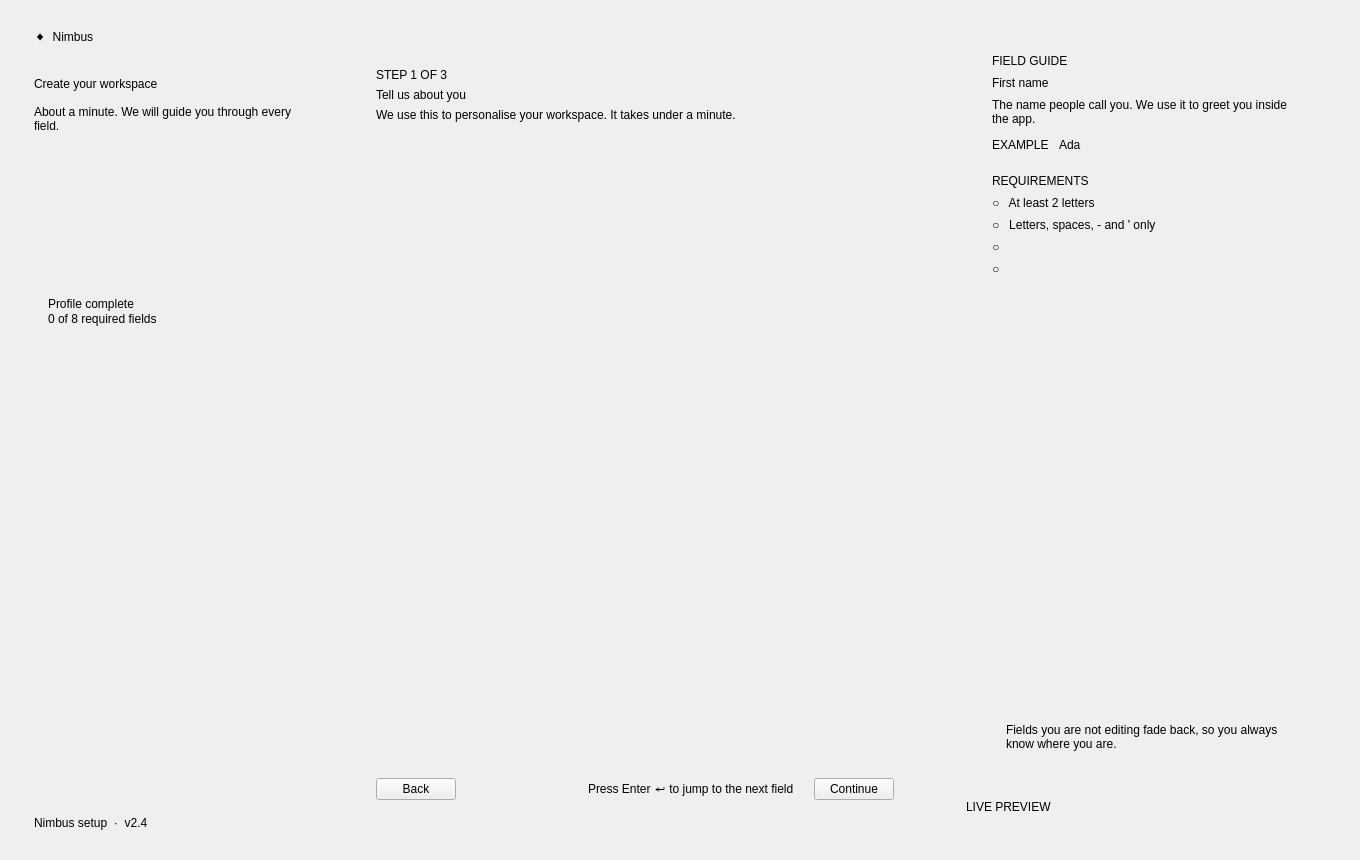
<?xml version='1.0' encoding='UTF-8'?>
<ui version="4.0">
 <class>GuidedForm</class>
 <widget class="QWidget" name="root">
  <property name="geometry">
   <rect>
    <x>0</x>
    <y>0</y>
    <width>1360</width>
    <height>860</height>
   </rect>
  </property>
  <property name="windowTitle">
   <string>Guided form</string>
  </property>
  <layout class="QHBoxLayout" name="outerLayout" stretch="0,1,0">
   <property name="spacing">
    <number>28</number>
   </property>
   <property name="leftMargin">
    <number>34</number>
   </property>
   <property name="topMargin">
    <number>30</number>
   </property>
   <property name="rightMargin">
    <number>34</number>
   </property>
   <property name="bottomMargin">
    <number>30</number>
   </property>
   <item>
    <widget class="QWidget" name="leftColumn">
     <property name="minimumSize">
      <size>
       <width>270</width>
       <height>0</height>
      </size>
     </property>
     <property name="maximumSize">
      <size>
       <width>270</width>
       <height>16777215</height>
      </size>
     </property>
     <layout class="QVBoxLayout" name="leftLayout">
      <property name="spacing">
       <number>14</number>
      </property>
      <property name="leftMargin">
       <number>0</number>
      </property>
      <property name="topMargin">
       <number>0</number>
      </property>
      <property name="rightMargin">
       <number>0</number>
      </property>
      <property name="bottomMargin">
       <number>0</number>
      </property>
      <item>
       <widget class="QLabel" name="brandLabel">
        <property name="text">
         <string>◆  Nimbus</string>
        </property>
        <property name="role" stdset="0">
         <string>brand</string>
        </property>
       </widget>
      </item>
      <item>
       <spacer name="spacer3">
        <property name="orientation">
         <enum>Qt::Vertical</enum>
        </property>
        <property name="sizeType">
         <enum>QSizePolicy::Fixed</enum>
        </property>
        <property name="sizeHint" stdset="0">
         <size>
          <width>20</width>
          <height>18</height>
         </size>
        </property>
       </spacer>
      </item>
      <item>
       <widget class="QLabel" name="sideTitle">
        <property name="text">
         <string>Create your workspace</string>
        </property>
        <property name="wordWrap">
         <bool>true</bool>
        </property>
        <property name="role" stdset="0">
         <string>sideTitle</string>
        </property>
       </widget>
      </item>
      <item>
       <widget class="QLabel" name="sideSub">
        <property name="text">
         <string>About a minute. We will guide you through every field.</string>
        </property>
        <property name="wordWrap">
         <bool>true</bool>
        </property>
        <property name="role" stdset="0">
         <string>sub</string>
        </property>
       </widget>
      </item>
      <item>
       <spacer name="spacer4">
        <property name="orientation">
         <enum>Qt::Vertical</enum>
        </property>
        <property name="sizeType">
         <enum>QSizePolicy::Fixed</enum>
        </property>
        <property name="sizeHint" stdset="0">
         <size>
          <width>20</width>
          <height>10</height>
         </size>
        </property>
       </spacer>
      </item>
      <item>
       <layout class="QHBoxLayout" name="ringRow" stretch="0,1">
        <property name="spacing">
         <number>14</number>
        </property>
        <property name="leftMargin">
         <number>0</number>
        </property>
        <property name="topMargin">
         <number>0</number>
        </property>
        <property name="rightMargin">
         <number>0</number>
        </property>
        <property name="bottomMargin">
         <number>0</number>
        </property>
        <item>
         <widget class="ProgressRing" name="ring" />
        </item>
        <item>
         <layout class="QVBoxLayout" name="ringTexts">
          <property name="spacing">
           <number>1</number>
          </property>
          <property name="leftMargin">
           <number>0</number>
          </property>
          <property name="topMargin">
           <number>0</number>
          </property>
          <property name="rightMargin">
           <number>0</number>
          </property>
          <property name="bottomMargin">
           <number>0</number>
          </property>
          <item>
           <spacer name="spacer1">
            <property name="orientation">
             <enum>Qt::Vertical</enum>
            </property>
            <property name="sizeHint" stdset="0">
             <size>
              <width>20</width>
              <height>40</height>
             </size>
            </property>
           </spacer>
          </item>
          <item>
           <widget class="QLabel" name="ringTitle">
            <property name="text">
             <string>Profile complete</string>
            </property>
            <property name="role" stdset="0">
             <string>ringTitle</string>
            </property>
           </widget>
          </item>
          <item>
           <widget class="QLabel" name="ringSub">
            <property name="text">
             <string>0 of 8 required fields</string>
            </property>
            <property name="role" stdset="0">
             <string>sub</string>
            </property>
           </widget>
          </item>
          <item>
           <spacer name="spacer2">
            <property name="orientation">
             <enum>Qt::Vertical</enum>
            </property>
            <property name="sizeHint" stdset="0">
             <size>
              <width>20</width>
              <height>40</height>
             </size>
            </property>
           </spacer>
          </item>
         </layout>
        </item>
       </layout>
      </item>
      <item>
       <spacer name="spacer5">
        <property name="orientation">
         <enum>Qt::Vertical</enum>
        </property>
        <property name="sizeType">
         <enum>QSizePolicy::Fixed</enum>
        </property>
        <property name="sizeHint" stdset="0">
         <size>
          <width>20</width>
          <height>14</height>
         </size>
        </property>
       </spacer>
      </item>
      <item>
       <widget class="StepList" name="stepList" />
      </item>
      <item>
       <spacer name="spacer6">
        <property name="orientation">
         <enum>Qt::Vertical</enum>
        </property>
        <property name="sizeHint" stdset="0">
         <size>
          <width>20</width>
          <height>40</height>
         </size>
        </property>
       </spacer>
      </item>
      <item>
       <widget class="QLabel" name="footerLabel">
        <property name="text">
         <string>Nimbus setup  ·  v2.4</string>
        </property>
        <property name="role" stdset="0">
         <string>sub</string>
        </property>
       </widget>
      </item>
     </layout>
    </widget>
   </item>
   <item>
    <widget class="QStackedWidget" name="stack">
     <property name="currentIndex">
      <number>0</number>
     </property>
     <widget class="QWidget" name="formPage">
      <layout class="QVBoxLayout" name="formPageLayout">
       <property name="spacing">
        <number>0</number>
       </property>
       <property name="leftMargin">
        <number>0</number>
       </property>
       <property name="topMargin">
        <number>0</number>
       </property>
       <property name="rightMargin">
        <number>0</number>
       </property>
       <property name="bottomMargin">
        <number>0</number>
       </property>
       <item>
        <widget class="QFrame" name="formCard">
         <property name="role" stdset="0">
          <string>card</string>
         </property>
         <layout class="QVBoxLayout" name="formCardLayout" stretch="0,0,1,0">
          <property name="spacing">
           <number>6</number>
          </property>
          <property name="leftMargin">
           <number>30</number>
          </property>
          <property name="topMargin">
           <number>38</number>
          </property>
          <property name="rightMargin">
           <number>30</number>
          </property>
          <property name="bottomMargin">
           <number>30</number>
          </property>
          <item>
           <widget class="QWidget" name="headerBox">
            <layout class="QVBoxLayout" name="headerLayout">
             <property name="spacing">
              <number>6</number>
             </property>
             <property name="leftMargin">
              <number>14</number>
             </property>
             <property name="topMargin">
              <number>0</number>
             </property>
             <property name="rightMargin">
              <number>14</number>
             </property>
             <property name="bottomMargin">
              <number>0</number>
             </property>
             <item>
              <widget class="QLabel" name="stepEyebrow">
               <property name="text">
                <string>STEP 1 OF 3</string>
               </property>
               <property name="role" stdset="0">
                <string>eyebrow</string>
               </property>
              </widget>
             </item>
             <item>
              <widget class="QLabel" name="stepHeading">
               <property name="text">
                <string>Tell us about you</string>
               </property>
               <property name="role" stdset="0">
                <string>h1</string>
               </property>
              </widget>
             </item>
             <item>
              <widget class="QLabel" name="stepBlurb">
               <property name="text">
                <string>We use this to personalise your workspace. It takes under a minute.</string>
               </property>
               <property name="wordWrap">
                <bool>true</bool>
               </property>
               <property name="role" stdset="0">
                <string>sub</string>
               </property>
              </widget>
             </item>
            </layout>
           </widget>
          </item>
          <item>
           <spacer name="spacer12">
            <property name="orientation">
             <enum>Qt::Vertical</enum>
            </property>
            <property name="sizeType">
             <enum>QSizePolicy::Fixed</enum>
            </property>
            <property name="sizeHint" stdset="0">
             <size>
              <width>20</width>
              <height>22</height>
             </size>
            </property>
           </spacer>
          </item>
          <item>
           <widget class="QStackedWidget" name="formPages">
            <property name="currentIndex">
             <number>0</number>
            </property>
            <widget class="QWidget" name="stepPage1">
             <layout class="QVBoxLayout" name="stepLayout1">
              <property name="spacing">
               <number>10</number>
              </property>
              <property name="leftMargin">
               <number>0</number>
              </property>
              <property name="topMargin">
               <number>0</number>
              </property>
              <property name="rightMargin">
               <number>0</number>
              </property>
              <property name="bottomMargin">
               <number>0</number>
              </property>
              <item>
               <spacer name="spacer7">
                <property name="orientation">
                 <enum>Qt::Vertical</enum>
                </property>
                <property name="sizeHint" stdset="0">
                 <size>
                  <width>20</width>
                  <height>40</height>
                 </size>
                </property>
               </spacer>
              </item>
             </layout>
            </widget>
            <widget class="QWidget" name="stepPage2">
             <layout class="QVBoxLayout" name="stepLayout2">
              <property name="spacing">
               <number>10</number>
              </property>
              <property name="leftMargin">
               <number>0</number>
              </property>
              <property name="topMargin">
               <number>0</number>
              </property>
              <property name="rightMargin">
               <number>0</number>
              </property>
              <property name="bottomMargin">
               <number>0</number>
              </property>
              <item>
               <spacer name="spacer8">
                <property name="orientation">
                 <enum>Qt::Vertical</enum>
                </property>
                <property name="sizeHint" stdset="0">
                 <size>
                  <width>20</width>
                  <height>40</height>
                 </size>
                </property>
               </spacer>
              </item>
             </layout>
            </widget>
            <widget class="QWidget" name="stepPage3">
             <layout class="QVBoxLayout" name="stepLayout3">
              <property name="spacing">
               <number>10</number>
              </property>
              <property name="leftMargin">
               <number>0</number>
              </property>
              <property name="topMargin">
               <number>0</number>
              </property>
              <property name="rightMargin">
               <number>0</number>
              </property>
              <property name="bottomMargin">
               <number>0</number>
              </property>
              <item>
               <spacer name="spacer9">
                <property name="orientation">
                 <enum>Qt::Vertical</enum>
                </property>
                <property name="sizeHint" stdset="0">
                 <size>
                  <width>20</width>
                  <height>40</height>
                 </size>
                </property>
               </spacer>
              </item>
             </layout>
            </widget>
           </widget>
          </item>
          <item>
           <layout class="QHBoxLayout" name="navLayout">
            <property name="spacing">
             <number>12</number>
            </property>
            <property name="leftMargin">
             <number>14</number>
            </property>
            <property name="topMargin">
             <number>0</number>
            </property>
            <property name="rightMargin">
             <number>14</number>
            </property>
            <property name="bottomMargin">
             <number>0</number>
            </property>
            <item>
             <widget class="QPushButton" name="backButton">
              <property name="text">
               <string>Back</string>
              </property>
              <property name="cursor">
               <cursorShape>PointingHandCursor</cursorShape>
              </property>
              <property name="role" stdset="0">
               <string>secondary</string>
              </property>
             </widget>
            </item>
            <item>
             <spacer name="spacer10">
              <property name="orientation">
               <enum>Qt::Horizontal</enum>
              </property>
              <property name="sizeHint" stdset="0">
               <size>
                <width>40</width>
                <height>20</height>
               </size>
              </property>
             </spacer>
            </item>
            <item>
             <widget class="QLabel" name="hintLabel">
              <property name="text">
               <string>Press Enter ↵ to jump to the next field</string>
              </property>
              <property name="role" stdset="0">
               <string>hint</string>
              </property>
             </widget>
            </item>
            <item>
             <spacer name="spacer11">
              <property name="orientation">
               <enum>Qt::Horizontal</enum>
              </property>
              <property name="sizeType">
               <enum>QSizePolicy::Fixed</enum>
              </property>
              <property name="sizeHint" stdset="0">
               <size>
                <width>8</width>
                <height>20</height>
               </size>
              </property>
             </spacer>
            </item>
            <item>
             <widget class="QPushButton" name="nextButton">
              <property name="text">
               <string>Continue</string>
              </property>
              <property name="cursor">
               <cursorShape>PointingHandCursor</cursorShape>
              </property>
              <property name="role" stdset="0">
               <string>primary</string>
              </property>
             </widget>
            </item>
           </layout>
          </item>
         </layout>
        </widget>
       </item>
      </layout>
     </widget>
     <widget class="QWidget" name="successPage">
      <layout class="QVBoxLayout" name="successPageLayout">
       <property name="spacing">
        <number>0</number>
       </property>
       <property name="leftMargin">
        <number>0</number>
       </property>
       <property name="topMargin">
        <number>0</number>
       </property>
       <property name="rightMargin">
        <number>0</number>
       </property>
       <property name="bottomMargin">
        <number>0</number>
       </property>
       <item>
        <widget class="QFrame" name="successCard">
         <property name="role" stdset="0">
          <string>card</string>
         </property>
         <layout class="QVBoxLayout" name="successLayout">
          <property name="spacing">
           <number>10</number>
          </property>
          <property name="leftMargin">
           <number>60</number>
          </property>
          <property name="topMargin">
           <number>40</number>
          </property>
          <property name="rightMargin">
           <number>60</number>
          </property>
          <property name="bottomMargin">
           <number>40</number>
          </property>
          <item>
           <spacer name="spacer13">
            <property name="orientation">
             <enum>Qt::Vertical</enum>
            </property>
            <property name="sizeHint" stdset="0">
             <size>
              <width>20</width>
              <height>40</height>
             </size>
            </property>
           </spacer>
          </item>
          <item alignment="Qt::AlignHCenter">
           <widget class="QLabel" name="bigCheck">
            <property name="text">
             <string>✓</string>
            </property>
            <property name="alignment">
             <set>Qt::AlignCenter</set>
            </property>
            <property name="role" stdset="0">
             <string>bigCheck</string>
            </property>
            <property name="minimumSize">
             <size>
              <width>88</width>
              <height>88</height>
             </size>
            </property>
            <property name="maximumSize">
             <size>
              <width>88</width>
              <height>88</height>
             </size>
            </property>
           </widget>
          </item>
          <item>
           <spacer name="spacer14">
            <property name="orientation">
             <enum>Qt::Vertical</enum>
            </property>
            <property name="sizeType">
             <enum>QSizePolicy::Fixed</enum>
            </property>
            <property name="sizeHint" stdset="0">
             <size>
              <width>20</width>
              <height>8</height>
             </size>
            </property>
           </spacer>
          </item>
          <item>
           <widget class="QLabel" name="successTitle">
            <property name="text">
             <string>You're all set, Ada</string>
            </property>
            <property name="alignment">
             <set>Qt::AlignCenter</set>
            </property>
            <property name="role" stdset="0">
             <string>h1</string>
            </property>
           </widget>
          </item>
          <item>
           <widget class="QLabel" name="successSub">
            <property name="text">
             <string>Your workspace is ready. Here is what we set up.</string>
            </property>
            <property name="alignment">
             <set>Qt::AlignCenter</set>
            </property>
            <property name="role" stdset="0">
             <string>sub</string>
            </property>
           </widget>
          </item>
          <item>
           <spacer name="spacer15">
            <property name="orientation">
             <enum>Qt::Vertical</enum>
            </property>
            <property name="sizeType">
             <enum>QSizePolicy::Fixed</enum>
            </property>
            <property name="sizeHint" stdset="0">
             <size>
              <width>20</width>
              <height>16</height>
             </size>
            </property>
           </spacer>
          </item>
          <item alignment="Qt::AlignHCenter">
           <widget class="QFrame" name="summary">
            <property name="maximumSize">
             <size>
              <width>460</width>
              <height>16777215</height>
             </size>
            </property>
            <property name="role" stdset="0">
             <string>summary</string>
            </property>
            <layout class="QGridLayout" name="summaryGrid" columnstretch="0,1">
             <property name="horizontalSpacing">
              <number>24</number>
             </property>
             <property name="verticalSpacing">
              <number>12</number>
             </property>
             <property name="leftMargin">
              <number>26</number>
             </property>
             <property name="topMargin">
              <number>20</number>
             </property>
             <property name="rightMargin">
              <number>26</number>
             </property>
             <property name="bottomMargin">
              <number>20</number>
             </property>
             <item row="0" column="0">
              <widget class="QLabel" name="sumTag1">
               <property name="text">
                <string>NAME</string>
               </property>
               <property name="role" stdset="0">
                <string>sumTag</string>
               </property>
              </widget>
             </item>
             <item row="0" column="1">
              <widget class="QLabel" name="sumVal1">
               <property name="text">
                <string>Ada Lovelace</string>
               </property>
               <property name="role" stdset="0">
                <string>sumVal</string>
               </property>
              </widget>
             </item>
             <item row="1" column="0">
              <widget class="QLabel" name="sumTag2">
               <property name="text">
                <string>EMAIL</string>
               </property>
               <property name="role" stdset="0">
                <string>sumTag</string>
               </property>
              </widget>
             </item>
             <item row="1" column="1">
              <widget class="QLabel" name="sumVal2">
               <property name="text">
                <string>ada@lovelace.dev</string>
               </property>
               <property name="role" stdset="0">
                <string>sumVal</string>
               </property>
              </widget>
             </item>
             <item row="2" column="0">
              <widget class="QLabel" name="sumTag3">
               <property name="text">
                <string>WORK</string>
               </property>
               <property name="role" stdset="0">
                <string>sumTag</string>
               </property>
              </widget>
             </item>
             <item row="2" column="1">
              <widget class="QLabel" name="sumVal3">
               <property name="text">
                <string>Mathematician  ·  Analytical Engines Ltd</string>
               </property>
               <property name="role" stdset="0">
                <string>sumVal</string>
               </property>
              </widget>
             </item>
             <item row="3" column="0">
              <widget class="QLabel" name="sumTag4">
               <property name="text">
                <string>USERNAME</string>
               </property>
               <property name="role" stdset="0">
                <string>sumTag</string>
               </property>
              </widget>
             </item>
             <item row="3" column="1">
              <widget class="QLabel" name="sumVal4">
               <property name="text">
                <string>@ada_l</string>
               </property>
               <property name="role" stdset="0">
                <string>sumVal</string>
               </property>
              </widget>
             </item>
            </layout>
           </widget>
          </item>
          <item>
           <spacer name="spacer16">
            <property name="orientation">
             <enum>Qt::Vertical</enum>
            </property>
            <property name="sizeType">
             <enum>QSizePolicy::Fixed</enum>
            </property>
            <property name="sizeHint" stdset="0">
             <size>
              <width>20</width>
              <height>14</height>
             </size>
            </property>
           </spacer>
          </item>
          <item alignment="Qt::AlignHCenter">
           <widget class="QPushButton" name="againButton">
            <property name="text">
             <string>Start over</string>
            </property>
            <property name="cursor">
             <cursorShape>PointingHandCursor</cursorShape>
            </property>
            <property name="role" stdset="0">
             <string>secondary</string>
            </property>
           </widget>
          </item>
          <item>
           <spacer name="spacer17">
            <property name="orientation">
             <enum>Qt::Vertical</enum>
            </property>
            <property name="sizeHint" stdset="0">
             <size>
              <width>20</width>
              <height>40</height>
             </size>
            </property>
           </spacer>
          </item>
         </layout>
        </widget>
       </item>
      </layout>
     </widget>
    </widget>
   </item>
   <item>
    <widget class="QWidget" name="rightColumn">
     <property name="minimumSize">
      <size>
       <width>360</width>
       <height>0</height>
      </size>
     </property>
     <property name="maximumSize">
      <size>
       <width>360</width>
       <height>16777215</height>
      </size>
     </property>
     <layout class="QVBoxLayout" name="rightLayout" stretch="1,0,0">
      <property name="spacing">
       <number>16</number>
      </property>
      <property name="leftMargin">
       <number>0</number>
      </property>
      <property name="topMargin">
       <number>0</number>
      </property>
      <property name="rightMargin">
       <number>0</number>
      </property>
      <property name="bottomMargin">
       <number>0</number>
      </property>
      <item>
       <widget class="QFrame" name="coachCard">
        <property name="role" stdset="0">
         <string>card</string>
        </property>
        <layout class="QVBoxLayout" name="coachLayout">
         <property name="spacing">
          <number>8</number>
         </property>
         <property name="leftMargin">
          <number>26</number>
         </property>
         <property name="topMargin">
          <number>24</number>
         </property>
         <property name="rightMargin">
          <number>26</number>
         </property>
         <property name="bottomMargin">
          <number>22</number>
         </property>
         <item>
          <widget class="QLabel" name="coachEyebrow">
           <property name="text">
            <string>FIELD GUIDE</string>
           </property>
           <property name="role" stdset="0">
            <string>eyebrow</string>
           </property>
          </widget>
         </item>
         <item>
          <widget class="QLabel" name="coachTitle">
           <property name="text">
            <string>First name</string>
           </property>
           <property name="wordWrap">
            <bool>true</bool>
           </property>
           <property name="role" stdset="0">
            <string>coachTitle</string>
           </property>
          </widget>
         </item>
         <item>
          <widget class="QLabel" name="coachText">
           <property name="text">
            <string>The name people call you. We use it to greet you inside the app.</string>
           </property>
           <property name="wordWrap">
            <bool>true</bool>
           </property>
           <property name="role" stdset="0">
            <string>coachText</string>
           </property>
          </widget>
         </item>
         <item>
          <spacer name="spacer18">
           <property name="orientation">
            <enum>Qt::Vertical</enum>
           </property>
           <property name="sizeType">
            <enum>QSizePolicy::Fixed</enum>
           </property>
           <property name="sizeHint" stdset="0">
            <size>
             <width>20</width>
             <height>4</height>
            </size>
           </property>
          </spacer>
         </item>
         <item>
          <layout class="QHBoxLayout" name="exampleRow" stretch="0,1">
           <property name="spacing">
            <number>10</number>
           </property>
           <property name="leftMargin">
            <number>0</number>
           </property>
           <property name="topMargin">
            <number>0</number>
           </property>
           <property name="rightMargin">
            <number>0</number>
           </property>
           <property name="bottomMargin">
            <number>0</number>
           </property>
           <item>
            <widget class="QLabel" name="exampleTag">
             <property name="text">
              <string>EXAMPLE</string>
             </property>
             <property name="role" stdset="0">
              <string>exampleTag</string>
             </property>
            </widget>
           </item>
           <item>
            <widget class="QLabel" name="example">
             <property name="text">
              <string>Ada</string>
             </property>
             <property name="role" stdset="0">
              <string>example</string>
             </property>
            </widget>
           </item>
          </layout>
         </item>
         <item>
          <spacer name="spacer19">
           <property name="orientation">
            <enum>Qt::Vertical</enum>
           </property>
           <property name="sizeType">
            <enum>QSizePolicy::Fixed</enum>
           </property>
           <property name="sizeHint" stdset="0">
            <size>
             <width>20</width>
             <height>14</height>
            </size>
           </property>
          </spacer>
         </item>
         <item>
          <widget class="QLabel" name="reqHead">
           <property name="text">
            <string>REQUIREMENTS</string>
           </property>
           <property name="role" stdset="0">
            <string>reqHead</string>
           </property>
          </widget>
         </item>
         <item>
          <widget class="QLabel" name="rule1">
           <property name="text">
            <string>○   At least 2 letters</string>
           </property>
           <property name="role" stdset="0">
            <string>rule</string>
           </property>
           <property name="state" stdset="0">
            <string>todo</string>
           </property>
          </widget>
         </item>
         <item>
          <widget class="QLabel" name="rule2">
           <property name="text">
            <string>○   Letters, spaces, - and ' only</string>
           </property>
           <property name="role" stdset="0">
            <string>rule</string>
           </property>
           <property name="state" stdset="0">
            <string>todo</string>
           </property>
          </widget>
         </item>
         <item>
          <widget class="QLabel" name="rule3">
           <property name="text">
            <string>○   </string>
           </property>
           <property name="role" stdset="0">
            <string>rule</string>
           </property>
           <property name="state" stdset="0">
            <string>todo</string>
           </property>
          </widget>
         </item>
         <item>
          <widget class="QLabel" name="rule4">
           <property name="text">
            <string>○   </string>
           </property>
           <property name="role" stdset="0">
            <string>rule</string>
           </property>
           <property name="state" stdset="0">
            <string>todo</string>
           </property>
          </widget>
         </item>
         <item>
          <spacer name="spacer20">
           <property name="orientation">
            <enum>Qt::Vertical</enum>
           </property>
           <property name="sizeHint" stdset="0">
            <size>
             <width>20</width>
             <height>40</height>
            </size>
           </property>
          </spacer>
         </item>
         <item>
          <widget class="QFrame" name="tipFrame">
           <property name="role" stdset="0">
            <string>tip</string>
           </property>
           <layout class="QHBoxLayout" name="tipLayout">
            <property name="leftMargin">
             <number>14</number>
            </property>
            <property name="topMargin">
             <number>11</number>
            </property>
            <property name="rightMargin">
             <number>14</number>
            </property>
            <property name="bottomMargin">
             <number>11</number>
            </property>
            <item>
             <widget class="QLabel" name="tipText">
              <property name="text">
               <string>Fields you are not editing fade back, so you always know where you are.</string>
              </property>
              <property name="wordWrap">
               <bool>true</bool>
              </property>
              <property name="role" stdset="0">
               <string>tipText</string>
              </property>
             </widget>
            </item>
           </layout>
          </widget>
         </item>
        </layout>
       </widget>
      </item>
      <item>
       <widget class="QLabel" name="liveLabel">
        <property name="text">
         <string>LIVE PREVIEW</string>
        </property>
        <property name="role" stdset="0">
         <string>eyebrowMuted</string>
        </property>
       </widget>
      </item>
      <item>
       <widget class="PreviewCard" name="preview" />
      </item>
     </layout>
    </widget>
   </item>
  </layout>
 </widget>
 <customwidgets>
  <customwidget>
   <class>ProgressRing</class>
   <extends>QFrame</extends>
   <header>form_widgets.h</header>
   <container>0</container>
  </customwidget>
  <customwidget>
   <class>StepList</class>
   <extends>QFrame</extends>
   <header>form_widgets.h</header>
   <container>0</container>
  </customwidget>
  <customwidget>
   <class>PreviewCard</class>
   <extends>QFrame</extends>
   <header>form_widgets.h</header>
   <container>0</container>
  </customwidget>
 </customwidgets>
 <resources />
 <connections />
</ui>
